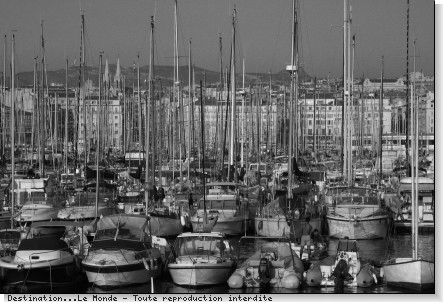
#> input picture TME2/img/port.jpg, 443 x 302 px
$ jupyter execute --allow-errors TME2.ipynb
#> lines starting #> are read from the running program, lines starting #| are printed output that depends on the picture; after the words box and inside, x2 and y2 are one past the last pixel; in counts of white or black regions, pixels touching at a corner belong together
# Practical work 2 : Fourier transform

This practial work is dedicated to the study of the discrete Fourier transform applied on the two following images:

and analyze the properties of their spectrum. To this end, we make use of the following functions provided by the module `numpy.fft`:

- `fft2()` to compute the Fourier transform on an image
- `fftshift()` to center the low frequencies
- `abs()` (from `numpy`) to compute the module of a complexe array

In most of cases, high frequencies have lower energy compare to low frequencies. We will use a logarithmic scale by applying $\log(1+abs(TF))$ to display the spectrum.

[cell 1]
import numpy as np
from numpy.fft import fft2,fftshift
from PIL import Image

#> (the rest of this cell did not finish here and is left out)

## Exercice: properties of Fourier transform applied on natural images
1. Write the following functions:
 - `computeFT(I)` returning the Fourier transform of image `I`,
 - `toVisualizeFT(If)` returning the centered module of a complex array `If` (the Fourier transform of an image),
 - `toVisualizeLogFT(If)` similar to the previous function but use a logarithmic scale.

[cell 2]
def computeFT(I):
    """ Array -> Array[complex] """
    return fft2(I)

def toVisualizeFT(If):
    """ Array[complex] -> Array[float] """
    return fftshift(np.abs(If))

def toVisualizeLogFT(If):
    """ Array[complex] -> Array[float] """
    return fftshift(np.log(1+np.abs(If)))

2. Write a series of instructions that
 - compute the Fourier transform of `son` and `sonrot`,
 - compute and display the module using a logarithmic scale,
 - threshold the module with a parameter of $1.10^5$ (use the function of TME1)
 - display the thresholded spectrum

[cell 3]
def thresholdImage(I,s):
    nI = I.copy()
    return np.where(nI <= s, 0, 255)

[cell 4]
import matplotlib.pyplot as plt

# your code below
#> (the rest of this cell did not finish here and is left out)

3. Interpretation: discuss the results obtained on thresholded FT module. What property of the Fourier transform is shown ?

Dans les deux cas (image 1 et image 2) nous observons une croix centrale lumineuse à la différence prêt d'une rotation d'environ 45°. Ceci paraît cohérent par rapport à la différence entre les deux images étudiées. On comprend ici que l'analyse des fréquences donne des informations sur l'orientation de l'image. Ceci met en avant la notion de fréquence spatial: les fréquences horizontales reflètent la vitesse variation du signal sur l'axe des abscisses et les fréquences verticales celle de l'axe des ordonnées. La composition des deux permet d'étudier les variations par rapport à un angle donné.

4. Write the function `blend()` getting two images, one float parameter $\alpha\in[0,1]$, calculating $\alpha I_1+(1-\alpha)I_2$ and returning the result.

[cell 5]
def blend(I1,I2,alpha):
    """ Array**2*float -> Array """
    return alpha*I1 + (1-alpha)*I2

5. Apply the previous function on images `son` and `sonrot` and $\alpha=\frac12$, compute the Fourier transform, threshold the module and visualize the result.

#> (a cell that did not finish here is left out)

6. Compare the latter result with those of question 2: what property of the Fourier transform is shown? What is the behaviour of $\alpha$ in the resulting spectrum?

Par rapport à la question 2, on remarque une superposition des spectres sur nos images. En effet on voit les deux croix superposées l'une sur l'autre. Ceci s'explique par l'utilisation de la fonction `blend` que nous avons implémenté précédemment. Cette fonction qui prend un paramètre $\alpha$, et le multiplie à l'image 1 et aussi à l'image avec (1-$\alpha$), et retourne la somme des deux images. De ce fait, la superposition peut être justifiée par l'addition des deux images, et nous remarquons clairement que le coefficient $\alpha$ devant les images joue le poids sur l'image finale retournée, plus $\alpha$ est proche de 0, plus on verra principalement l'image 2 et plus $\alpha$ proche de 1 on verra principalement l'image 1. Ici avec apha = 0.5 les deux images sont superposées à parts égales.

La propriété vue semble être identique à celle de la question précédente, elle nous permet de mieux observer la roration des deux images, si les deux images ont la même angle de rotation, alors peut importe la valeur de $\alpha$, l'image finale ne devrait pas changer; sinon, en faisant varie $\alpha$, nous pourrons obeserver la différence d'angle entre les images.

7. We want to determine the text orientation in image `sonrot` and produce a new image with horizontal text. Write the function `rectifyOrientation()` that:

 + computes the FT module of image given in parameter and threshold it at $3\times 10^{5}$,
 + from thresholded module determines the main orientation using the function `mainOrientation()`
 + produces the rectified image applying a rotation with a suitable angle using `rotateImage()`

[cell 7]
def mainOrientation(I):
    """ Array -> tuple[Iori,float]
        return image of orientation (32 bins) and the main orientation (degree) from a Fourier transform module
    """
    n, m = I.shape

    size = 32
    x = np.array(range(size))
    ori = np.vstack((np.cos(np.pi*x/size), np.sin(np.pi*x/size))).T

    Iori = np.zeros((n, m))
    orients = np.zeros((size))

    for i in range(1,n+1):
        for j in range(1,m+1):
            if I[i-1, j-1] > 0:
                v = np.array([j-m/2, -i + n/2])
                if i > n/2:
                    v = -v
                    prod = np.matmul(ori, v)
                    maxi = prod.max()
                    if maxi > 0:
                        imax = np.nonzero(prod == maxi)
                        Iori[i-1, j-1] = imax[0]
                        orients[imax] += 1

    maxori = np.nonzero(orients == orients.max())[0][0]
    return (Iori, 180*maxori/size - 90)

def rotateImage(I,a):
    """ Array*float -> Array
        return a rotation of angle a (degree) of image I
    """
    return np.array(Image.fromarray(I).rotate(a, expand=True, fillcolor=127))

####### your code below
def rectifyOrientation(I):
    THR_FT_I = thresholdImage(computeFT(I), 3e5)
    Iori, deg = mainOrientation(toVisualizeFT(THR_FT_I))
    #Affiche aussi le décalage d'angle de l'image originale
    print("Décallage:", deg)
    return rotateImage(I, -deg)

8. Experiment `rectifyOrientation()` on `sonrot`, and on a rotation of `img/port.jpg` (using `rotateImage()`) with various rotation angles.

#> (a cell that did not finish here is left out)

[cell 9]
port = np.array(Image.open('img/port.jpg'))
#> port is the input picture: shape (302, 443); min 0, max 255, mean 100.6

# Observation port avec rotation de 0° puis correction
FTport = computeFT(port)
LOGport = toVisualizeLogFT(FTport)
THRport = thresholdImage(toVisualizeFT(FTport), 1e5)
#> in thresholdImage, `return np.where(nI <= s, 0, 255)`: returned value: shape (302, 443) int64; 0.38% white in thin lines or dots, all inside (x1, y1, x2, y2) = (84, 19, 359, 284)

portRectified = rectifyOrientation(port)
#> call 2 of thresholdImage, with I = array of shape (302, 443), s = 300000
#> in thresholdImage (call 2), `return np.where(nI <= s, 0, 255)`:
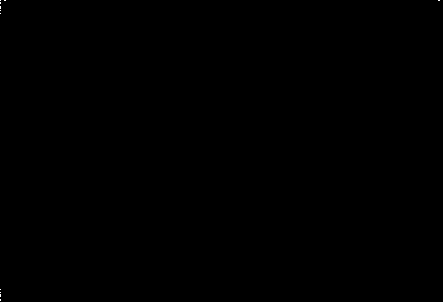
#> returned value: shape (302, 443) int64; 0.01% white in thin lines or dots
#> in toVisualizeFT (call 2), `return fftshift(np.abs(If))`: returned value: shape (302, 443) int64; 0.01% white in thin lines or dots, all inside (x1, y1, x2, y2) = (216, 138, 227, 165)
#> in mainOrientation, `n, m = I.shape`: n = 302; m = 443
#> after the loop in mainOrientation, `for i in range(1,n+1):`: orients = 32 values, max 4 at index 17, min 0 at index 0, mean 0.375
#> in mainOrientation, `maxori = np.nonzero(orients == orients.max())[0][0]`: maxori = 17
#> in rectifyOrientation, `Iori, deg = mainOrientation(toVisualizeFT(THR_FT_I))`: deg = 5.62
#| Décallage: 5.625
LOGportRectified = toVisualizeLogFT(computeFT(portRectified))
THRportRectified = thresholdImage(toVisualizeFT(computeFT(portRectified)), 1e5)
#> in thresholdImage (call 3), `return np.where(nI <= s, 0, 255)`: returned value: shape (344, 471) int64; 0.35% white in thin lines or dots, all inside (x1, y1, x2, y2) = (138, 104, 333, 241)

plt.imshow(port)
plt.show()

plt.imshow(LOGport)
plt.show()

plt.imshow(THRport)
plt.show()

plt.imshow(portRectified)
plt.show()

plt.imshow(LOGportRectified)
plt.show()

plt.imshow(THRportRectified)
plt.show()

# On remarque que l'algorithme de correction a fait tourner l'image alors qu'elle avait le bon angle
# Et aussi l'algorithme nous indique qu'il y a un décallage de 5.625 degré
# ceci s'observe aussi sur l'image des fréquences...

[cell 10]
# Observation port avec rotation de 180° puis correction
portRotated = rotateImage(port, 180)
#> call 2 of rotateImage, with a = 180
#> in rotateImage (call 2), `return np.array(Image.fromarray(I).rotate(a, expand=True, fillcolor=12..`:
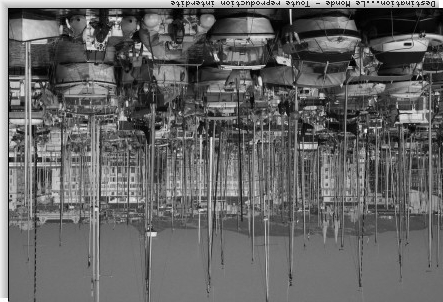
#> returned value: shape (302, 443); min 0, max 255, mean 100.6
portRectified = rectifyOrientation(portRotated)
#> in thresholdImage (call 4), `return np.where(nI <= s, 0, 255)`: returned value: shape (302, 443) int64; 0.02% white in thin lines or dots
#> in toVisualizeFT (call 4), `return fftshift(np.abs(If))`: returned value: shape (302, 443) int64; 0.02% white in thin lines or dots, all inside (x1, y1, x2, y2) = (216, 137, 227, 166)
#| Décallage: 0.0

plt.imshow(portRotated)
plt.show()

plt.imshow(portRectified)
plt.show()

# Bizarrement le problème disparait avec une rotation à 180°, cependant l'image est renversée
# même après la correction car la croix observée est par définition symétrique donc l'algorithme
# ne peut faire la différence dans ce cas ci entre haut et bas. On verra dans les exemples suivants
# qu'un problème de décallage persiste

[cell 11]
# Observation port avec rotation de 20° puis correction
portRotated = rotateImage(port, 20)
portRectified = rectifyOrientation(portRotated)
#> in thresholdImage (call 5), `return np.where(nI <= s, 0, 255)`:
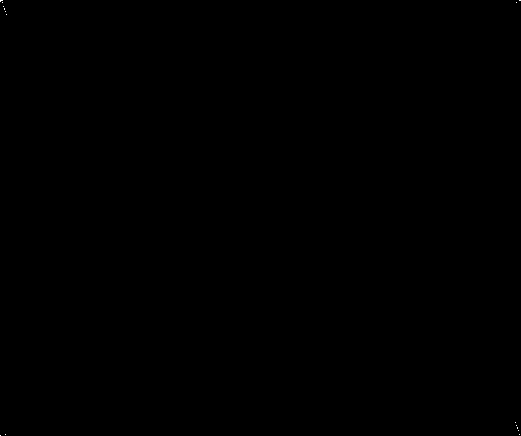
#> returned value: shape (436, 521) int64; 0.01% white in thin lines or dots
#> in toVisualizeFT (call 5), `return fftshift(np.abs(If))`: returned value: shape (436, 521) int64; 0.01% white in thin lines or dots, all inside (x1, y1, x2, y2) = (254, 204, 267, 233)
#| Décallage: 22.5
#> in rotateImage (call 5), `return np.array(Image.fromarray(I).rotate(a, expand=True, fillcolor=12..`:
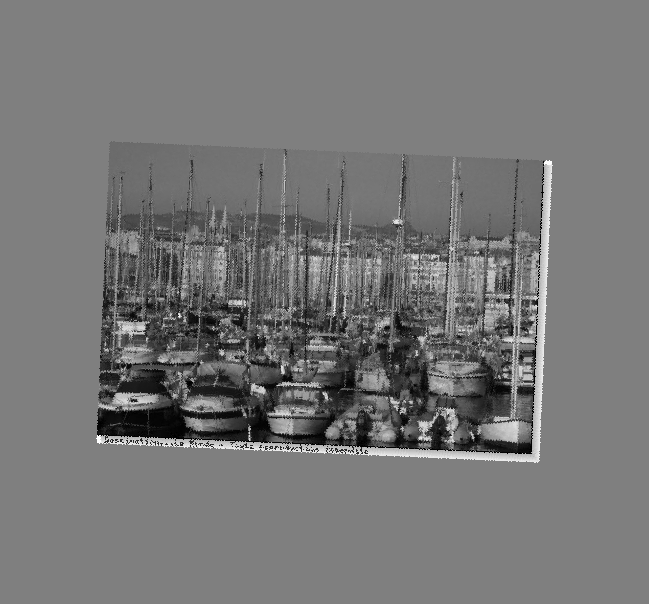
#> returned value: shape (604, 649); min 0, max 255, mean 118

plt.imshow(portRotated)
plt.show()

plt.imshow(portRectified)
plt.show()

[cell 12]
# Observation port avec rotation de 90° puis correction
portRotated = rotateImage(port, 90)
#> in rotateImage (call 6), `return np.array(Image.fromarray(I).rotate(a, expand=True, fillcolor=12..`:
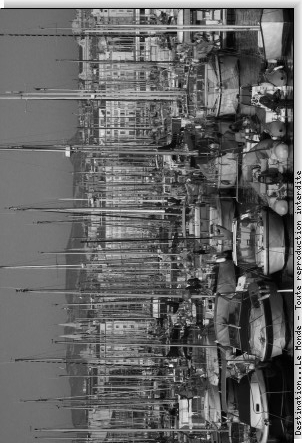
#> returned value: shape (443, 302); min 0, max 255, mean 100.6
portRectified = rectifyOrientation(portRotated)
#> in thresholdImage (call 6), `return np.where(nI <= s, 0, 255)`:
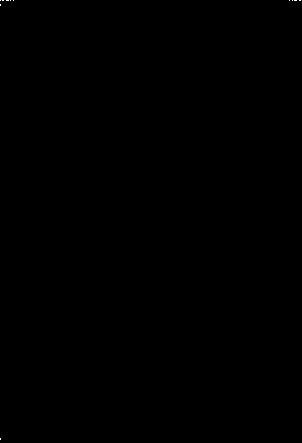
#> returned value: shape (443, 302) int64; 0.01% white in thin lines or dots
#> in toVisualizeFT (call 6), `return fftshift(np.abs(If))`: returned value: shape (443, 302) int64; 0.01% white in thin lines or dots, all inside (x1, y1, x2, y2) = (138, 216, 165, 227)
#| Décallage: 84.375
#> in rotateImage (call 7), `return np.array(Image.fromarray(I).rotate(a, expand=True, fillcolor=12..`:
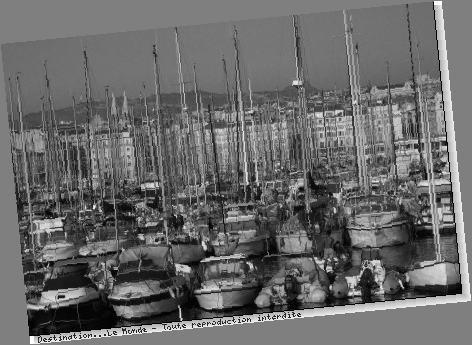
#> returned value: shape (345, 472); min 0, max 255, mean 105.3

plt.imshow(portRotated)
plt.show()

plt.imshow(portRectified)
plt.show()

[cell 13]
# Observation port avec rotation de 34° puis correction
portRotated = rotateImage(port, 34)
#> in rotateImage (call 8), `return np.array(Image.fromarray(I).rotate(a, expand=True, fillcolor=12..`:
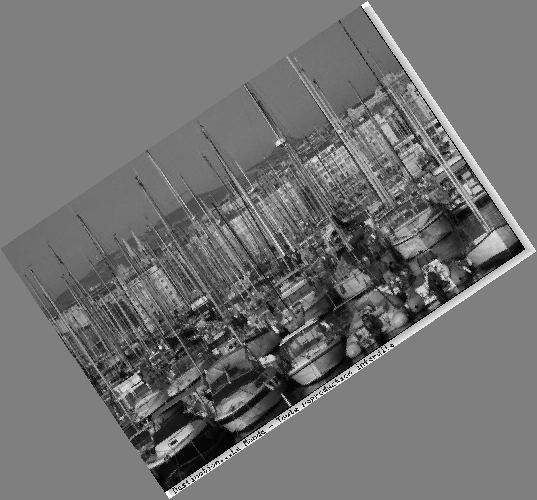
#> returned value: shape (500, 537); min 0, max 255, mean 113.8
portRectified = rectifyOrientation(portRotated)
#> in thresholdImage (call 7), `return np.where(nI <= s, 0, 255)`:
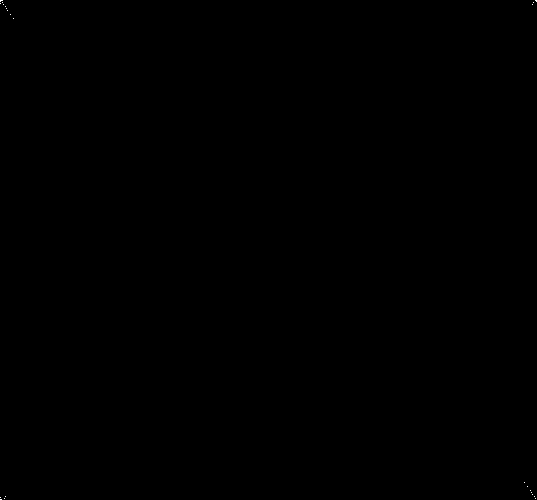
#> returned value: shape (500, 537) int64; 0.01% white in thin lines or dots
#> in toVisualizeFT (call 7), `return fftshift(np.abs(If))`: returned value: shape (500, 537) int64; 0.01% white in thin lines or dots, all inside (x1, y1, x2, y2) = (255, 232, 282, 269)
#| Décallage: 33.75
#> in rotateImage (call 9), `return np.array(Image.fromarray(I).rotate(a, expand=True, fillcolor=12..`:
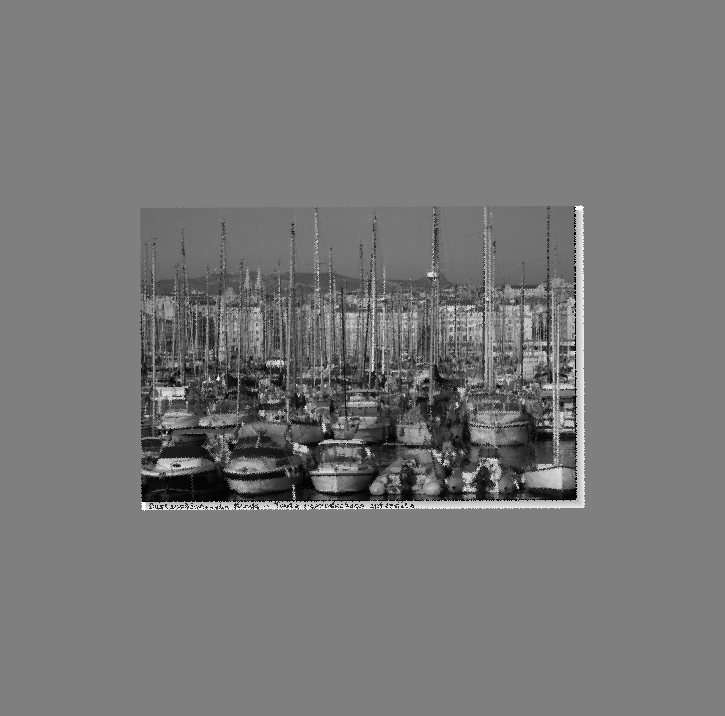
#> returned value: shape (716, 725); min 0, max 255, mean 120.2
